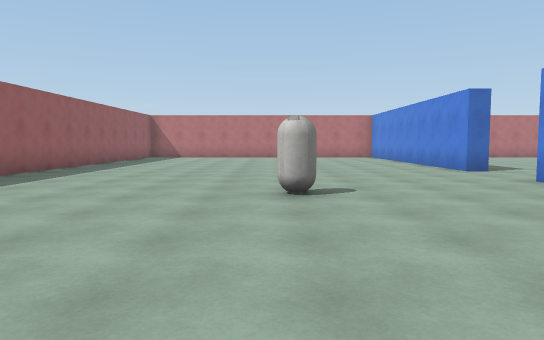
[1] (above)

24 first-person views from a walk through a Unity game level. The camera is 1.3 m above the floor, tilts 4° down and sees 70° across. The floor is counted in squares, 2 m on a side. Each view is taken from the middle of a square. On the plan, view 1 faces up. The plan holds only what a view shows up to about 11 squares ahead; the rest is blank. The place goes on beyond the plan. Surface patterns are stand-ins for the level's own textures.

[2]
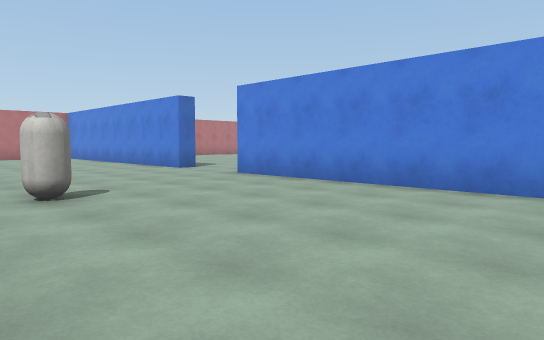

[3]
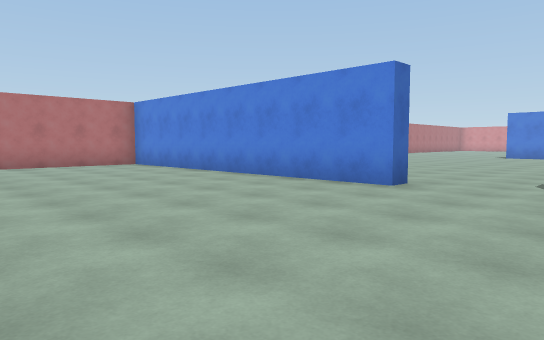

[4]
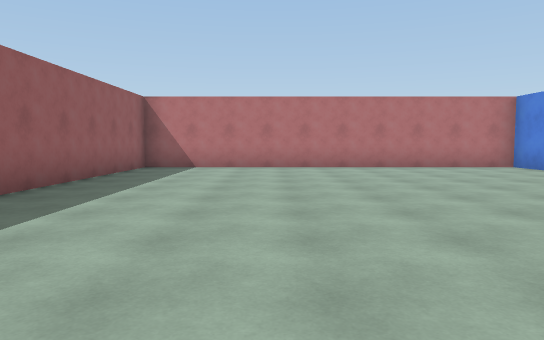

[5]
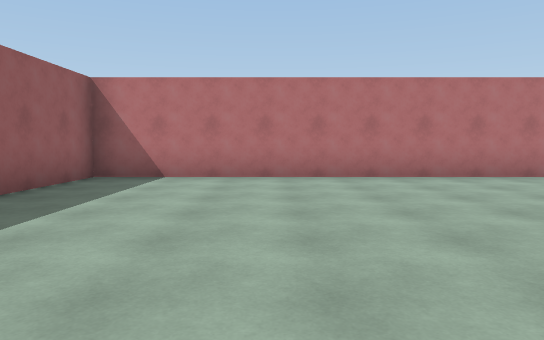

[6]
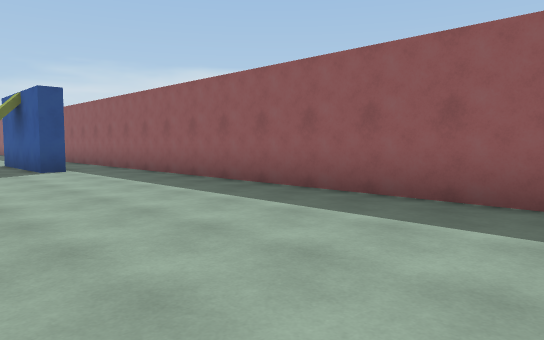

[7]
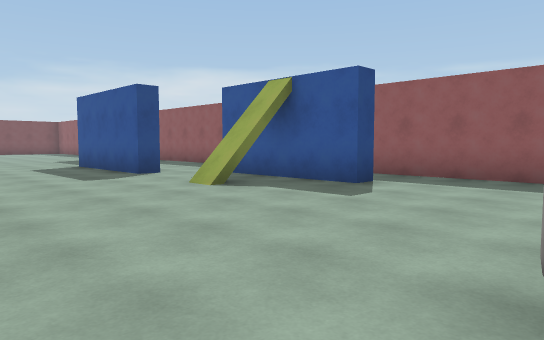

[8]
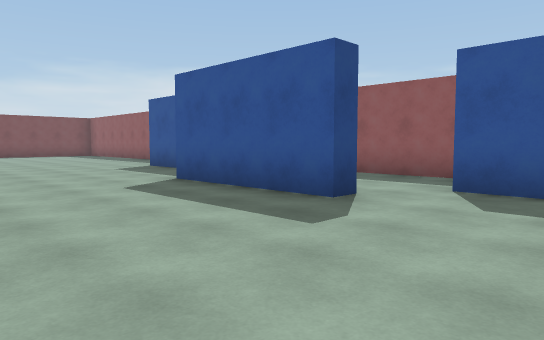

[9]
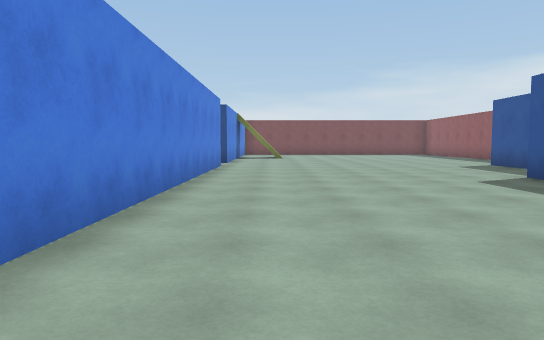

[10]
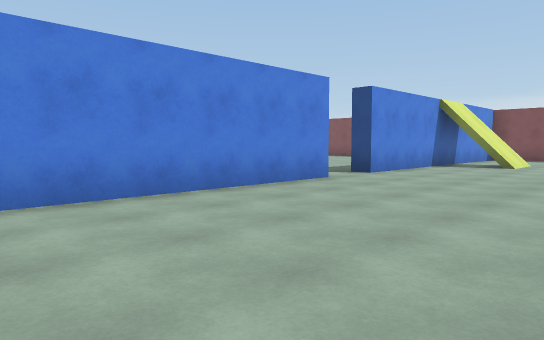

[11]
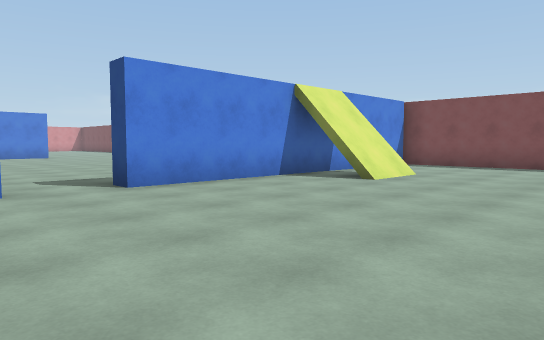

[12]
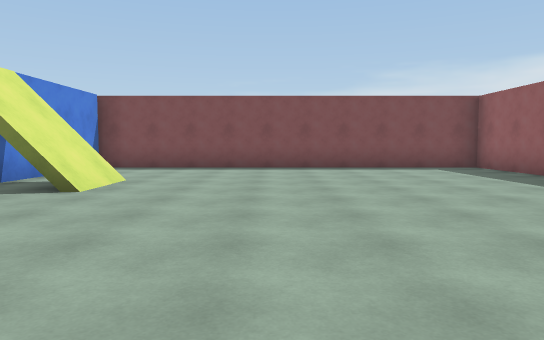

[13]
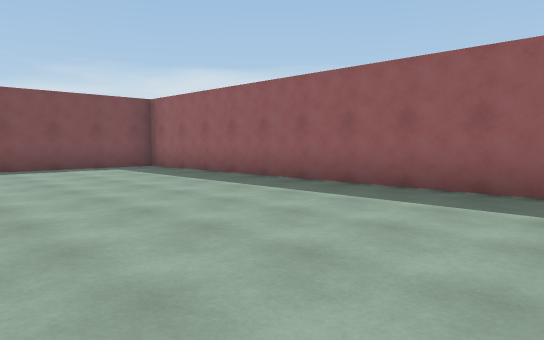

[14]
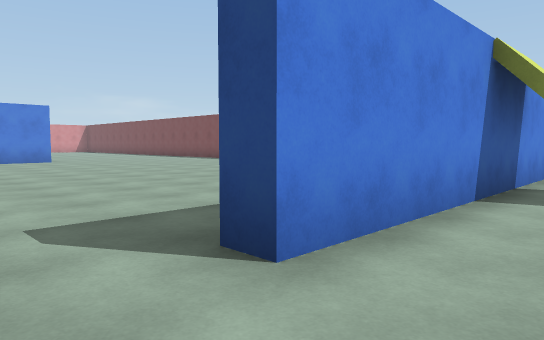

[15]
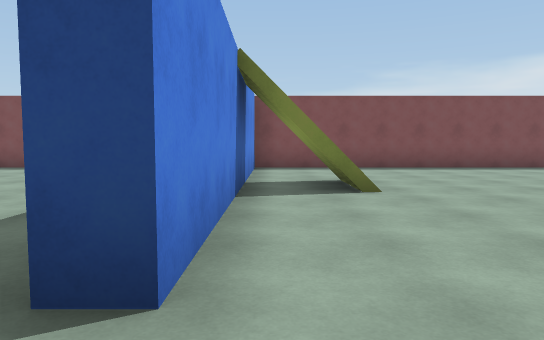

[16]
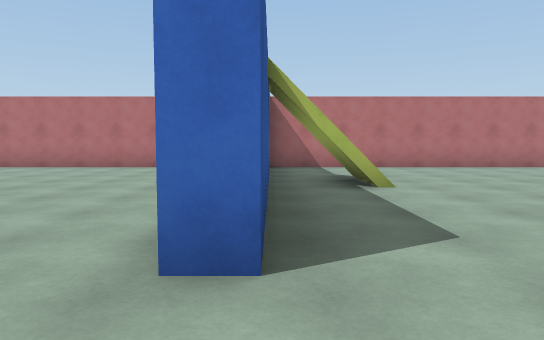

[17]
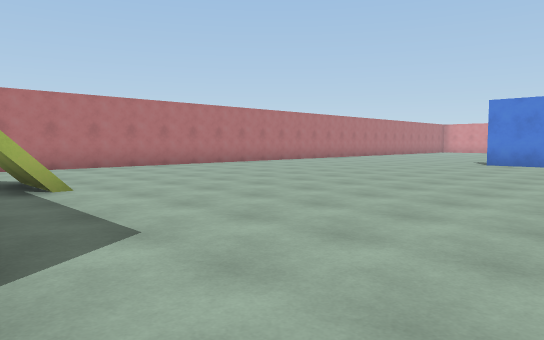

[18]
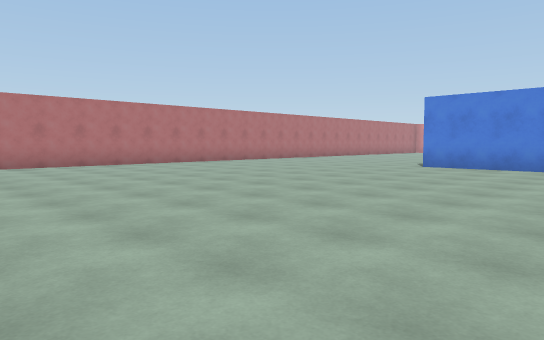

[19]
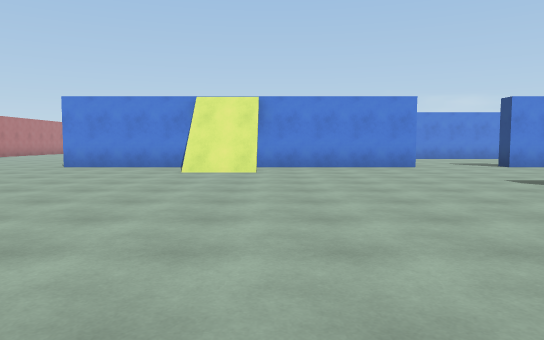

[20]
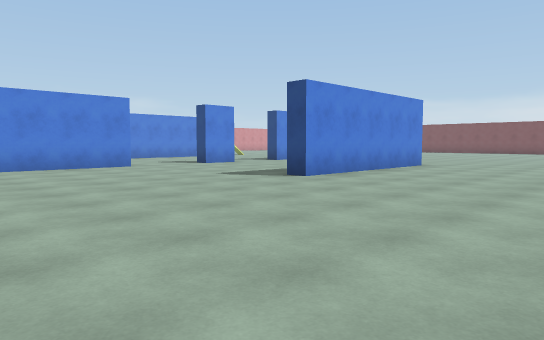

[21]
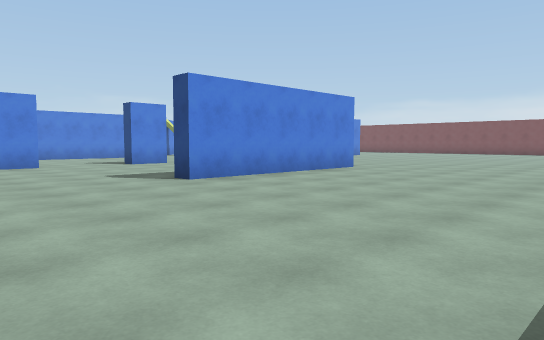

[22]
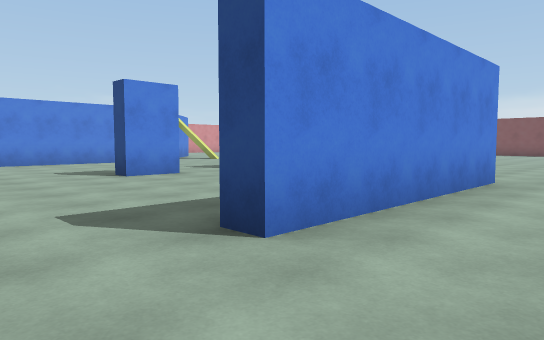

[23]
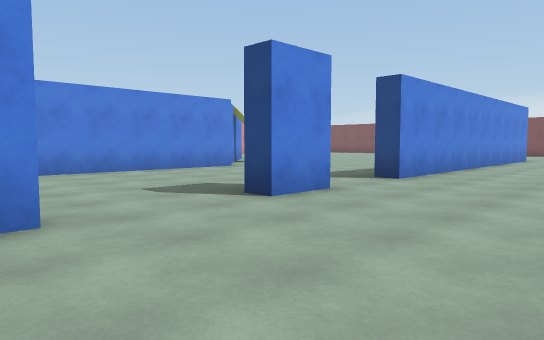

[24]
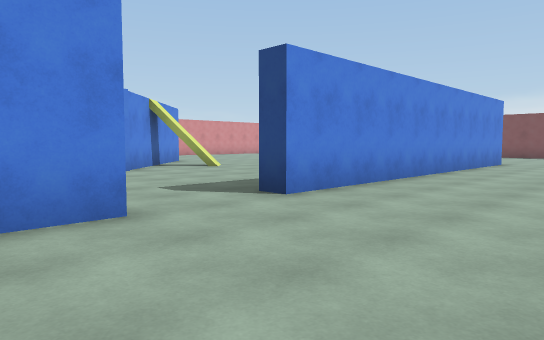

### Floor plan
Points are (right, up) in squares from view 1. A wall is a line through its corners. A room is listed if a view was taken in it or the views show most of it. See-through windows are left out.
Room 1 (views 1, 2, 3, 4, 5, 6, 7, 8, 9, 10, 11, 12, 13, 14, 15)
walls: (-2.4, -2.7) (-1.8, -2.7) (-1.8, -6.2); (-4, 1.6) (-3.4, 1.6) (-3.4, -2); (4.4, 0.9) (4.4, 6.6); (-5.4, -2.6) (-5.4, -4.8); (-3.4, -8.6) (-3.4, -10.2); (4.4, -10) (4.4, -1); (4.4, 8.9) (4.4, 17.3) (-5.4, 17.3) (-5.4, -0.2); (-5.4, -10.9) (-5.4, -20.2) (4.4, -20.2) (4.4, -11.5); (2.8, -15.1) (3.6, -15.1)
ways out: opening at (5, -10.5) to room 2; opening at (5, 7.5) to room 2; gap at (4, -16)
objects: other object (0, 5)
Room 2 (views 16, 17, 18, 19, 20, 21, 22, 23, 24)
walls: (17.3, -2.6) (17.3, -1.3) (17.9, -1.3); (17.3, 1.1) (17.3, 5.5); (22.6, -5.1) (22.6, -0.1); (11.9, -5.1) (11.9, 0.2) (12.5, 0.2); (17.3, 7.1) (17.3, 10.6); (24.2, -6.4) (22.9, -5.1); (17.3, -13.4) (17.3, -4.6) (17.9, -4.6); (4.4, -11.5) (5, -11.5); (4.9, 12.6) (4.9, 8.9) (4.4, 8.9); (12.3, 17.3) (4.9, 17.3); (10.5, -20.2) (11.3, -20.2)
ways out: opening at (5, -10.5) to room 1; opening at (5, 7.5) to room 1; gap at (17, 6)

Positions as (right, up) in squares from view 1, and headings:
1: (0, 0), facing up
2: (-1, 0), facing up-right
3: (-1, 6), facing up-right
4: (-2, 7), facing up
5: (-2, 10), facing up
6: (-1, 11), facing down-left
7: (2, 5), facing down-left
8: (2, 0), facing down-left
9: (3, 1), facing down
10: (0, -4), facing down-right
11: (-1, -9), facing down-right
12: (0, -10), facing down
13: (0, -10), facing down-left
14: (3, -10), facing down-right
15: (4, -10), facing down
16: (5, 7), facing up
17: (5, 7), facing up-right
18: (7, 6), facing up-right
19: (7, 5), facing right
20: (7, 6), facing down-right
21: (6, 4), facing down-right
22: (10, 2), facing down-right
23: (14, 2), facing down-right
24: (14, -1), facing down-right
